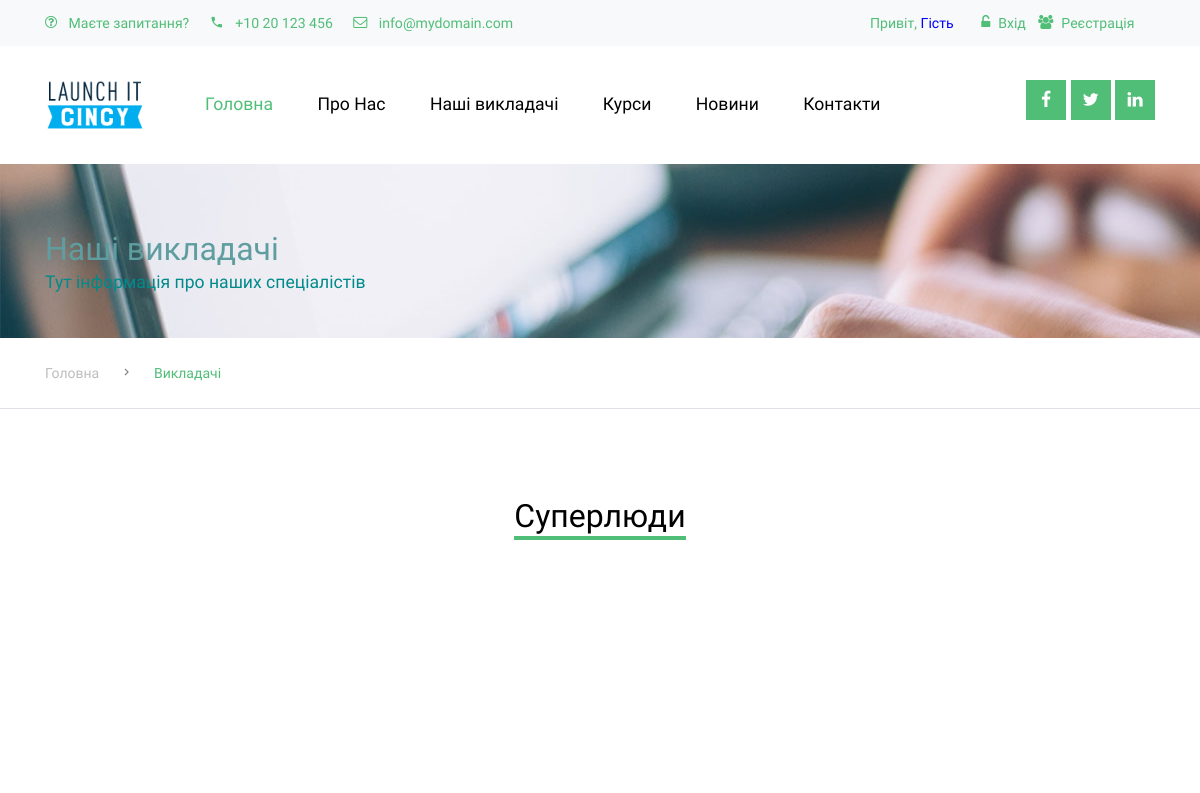
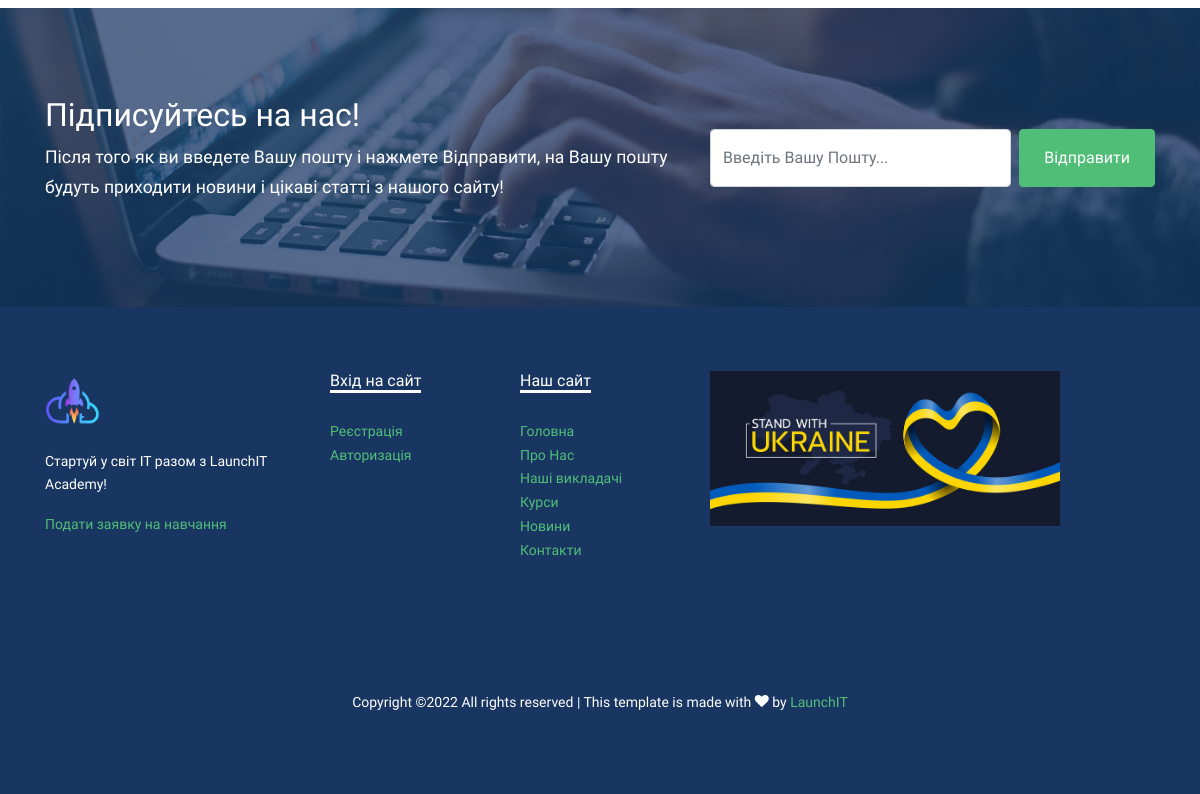
The page /teachers/index on the database as committed earlier (2 pictures, top to bottom).
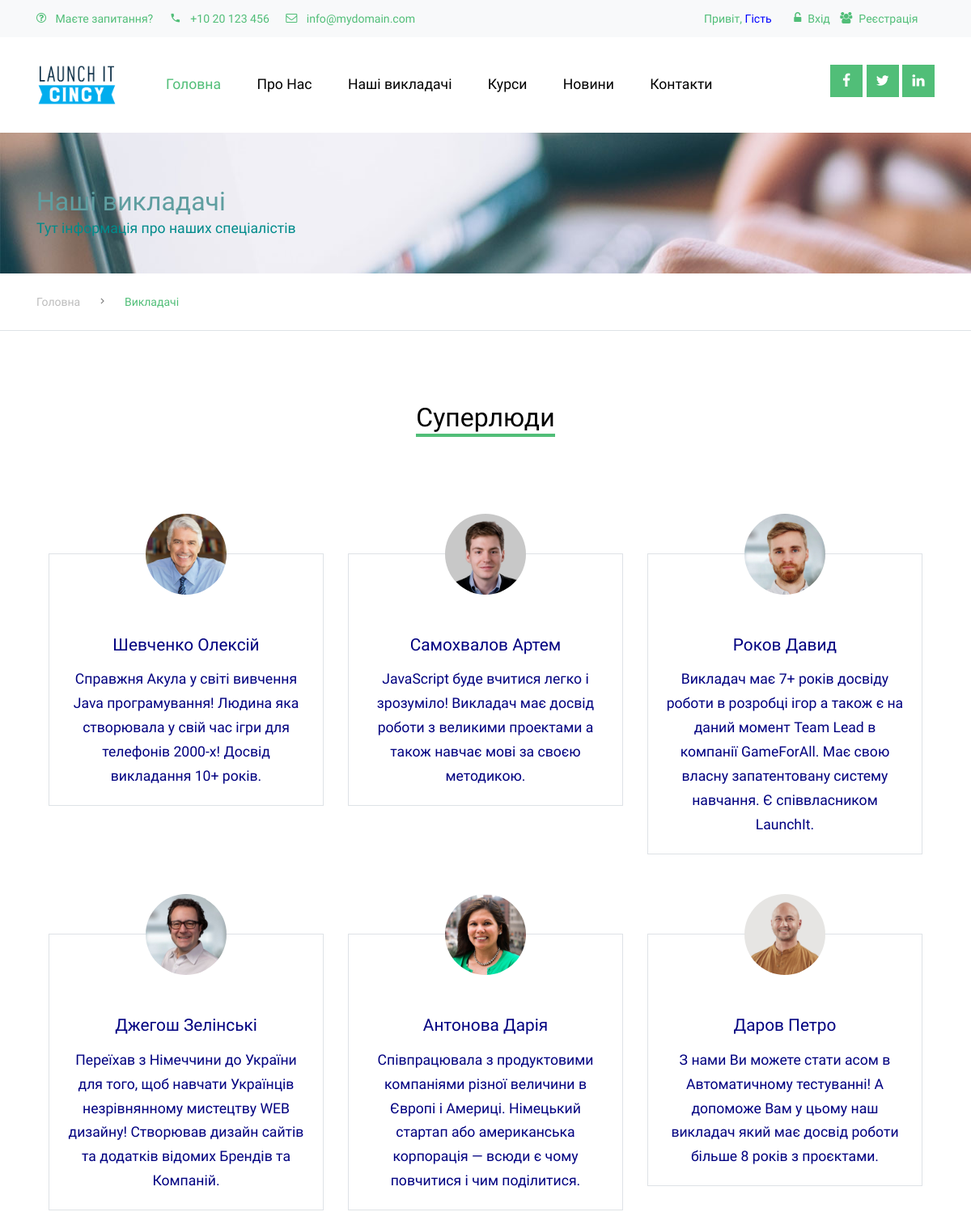
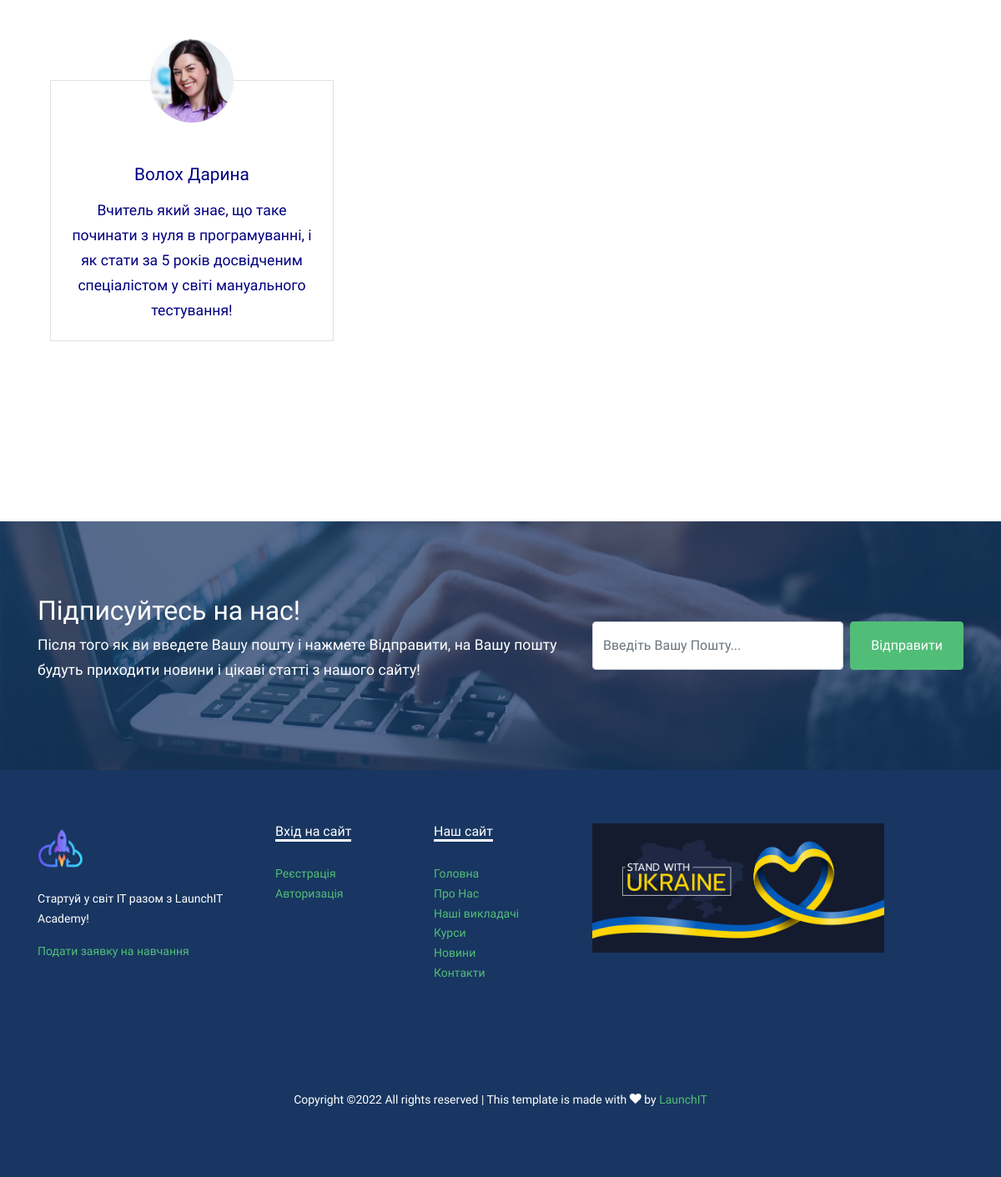
The same page on the database as committed later (2 pictures, top to bottom).
### teachers/models.py (models this page shows, shortened)
class Teachers(models.Model):
	name = models.CharField(max_length=100, unique=True, null=False)
	about = models.TextField(null=False)
	photo = models.FileField(upload_to='teachers/', null=False)
	email = models.CharField(max_length=100, unique=True, null=False)
	age = models.CharField(max_length=50, null=False)
	salary = models.IntegerField(null=False)

### teachers/views.py (the view)
# urls.py: path('index', index),
def index(request):
	all_teachers = Teachers.objects.all()
	return render(request, 'teachers/index.html', {
		'page_title': 'Наші викладачі',
		'all_teachers': all_teachers
	})

### templates/teachers/index.html (shortened to what this page needs)
{% extends 'layouts/base.html' %}
{% block content %}
{% load static %}
        <div class="site-section ftco-subscribe site-blocks-cover pb-4" style="background-image: url({% static 'images/bg_1.jpg' %})">
             <div class="container">
                  <div class="row align-items-end">
                      <div class="col-lg-7">
                          <h2 class="mb-0" style="color: CadetBlue">{{ page_title }}</h2>
                          <p style="color: DarkCyan">Тут інформація про наших спеціалістів</p>
                      </div>
                  </div>
             </div>
        </div>
        <div id="breadcrumb" class="custom-breadcrumns border-bottom">
            <div class="container">
                <a href="/">Головна</a>
                <span class="mx-3 icon-keyboard_arrow_right"></span>
                <span class="current">Викладачі</span>
            </div>
        </div>
        <div class=section">
            <div class="container">
                <div>
                    <div class="site-section">
                        <div class="container">
                            <div class="row mb-5 justify-content-center text-center">
                                <div class="col-lg-4 mb-5">
                                    <h2 class="section-title-underline mb-5">
                                        <span>Суперлюди</span>
                                    </h2>
                                </div>
                            </div>
                            <div class="row">
                            {% for t in all_teachers %}
                                <div class="col-lg-4 col-md-6 mb-5 mb-lg-5">
                                    <div class="feature-1 border person text-center">
                                        <img src="/media/{{ t.photo }}" alt="Image" class="img-fluid">
                                        <div class="feature-1-content">
                                            <h2 style="color: navy">{{ t.name }}</h2>
                                            <b style="color: navy">{{ t.about }}</b>
                                        </div>
                                    </div>
                                </div>
                            {% endfor %}
                            </div>
                        </div>
                    </div>
                </div>
            </div>
        </div>
         <br>
{% endblock content %}

### templates/layouts/base.html (shortened to what this page needs)
<!DOCTYPE html>
{% load static %}
<html lang="uk">
<head>
  <link rel="stylesheet" href="{% static 'fonts/icomoon/style.css' %}">
  <link rel="stylesheet" href="{% static 'css/bootstrap.min.css' %}">
  <link rel="stylesheet" href="{% static 'css/jquery-ui.css' %}">
  <link rel="stylesheet" href="{% static 'css/owl.carousel.min.css' %}">
  <link rel="stylesheet" href="{% static 'css/owl.theme.default.min.css' %}">
  <link rel="stylesheet" href="{% static 'css/owl.theme.default.min.css' %}">
  <link rel="stylesheet" href="{% static 'css/jquery.fancybox.min.css' %}">
  <link rel="stylesheet" href="{% static 'css/bootstrap-datepicker.css' %}">
  <link rel="stylesheet" href="{% static 'fonts/flaticon/font/flaticon.css' %}">
  <link rel="stylesheet" href="{% static 'css/aos.css' %}">
  <link href="{% static 'css/jquery.mb.YTPlayer.min.css' %}" media="all" rel="stylesheet" type="text/css">
  <link rel="stylesheet" href="{% static 'css/style.css' %}">
</head>
<body data-spy="scroll" data-target=".site-navbar-target" data-offset="300">
  <div class="site-wrap">
    {% include 'fragments/icons.html' %}
    {% include 'fragments/header.html' %}
    {% block content %}{% endblock content %}
    {% include 'fragments/subscribe.html' %}
    {% include 'fragments/footer.html' %}
  </div>
</body>
</html>

### templates/fragments/mobile_menu.html (shortened to what this page needs)
{% load static %}

### templates/fragments/icons.html
{% load static %}
<div class="py-2 bg-light">
    <div class="container">
        <div class="row align-items-center">
            <div class="col-lg-9 d-none d-lg-block">
                <a href="/home/contacts" class="small mr-3"><span class="icon-question-circle-o mr-2"></span> Маєте запитання?</a>
                <a href="#" class="small mr-3"><span class="icon-phone2 mr-2"></span> +10 20 123 456</a>
                <a href="#" class="small mr-3"><span class="icon-envelope-o mr-2"></span> info@mydomain.com</a>
            </div>
            <div class="d-none d-lg-block row align-items-right">
                <a href="#" class="small mr-4">
                    Привіт,
                    {% if user.is_authenticated %}
                        <span style="color: red">
                            {{ user.username }}
                        </span>
                    {% else %}
                        <span style="color: blue">Гість</span>
                    {% endif %}
                </a>
            {% if not user.is_authenticated %}
                <a href="/account/entry" class="small mr-2"><span class="icon-unlock-alt mr-2"></span>Вхід</a>
                <a href="/account/registration" class="small mr-2"><span class="icon-users mr-2"></span>Реєстрація</a>
            {% else %}
                <a href="/account/out" class="small mr-2"><span class="icon-unlock-alt mr-2"></span>Вихід</a>
                <a href="/account/profile" class="small mr-2"><span class="icon-users mr-2"></span>Профіль</a>
            {% endif %}
            </div>
        </div>
    </div>
</div>

### templates/fragments/header.html (shortened to what this page needs)
{% load static %}
<header class="site-navbar py-4 js-sticky-header site-navbar-target" role="banner">
    <div class="container">
        <div class="d-flex align-items-center">
            <div class="site-logo">
                <a href="/" class="d-block">
                    <img src="{% static 'images/launch_1.png' %}" width="100" height="100" alt="Image" class="img-fluid">
                </a>
            </div>
            <div class="mr-auto">
                <nav class="site-navigation position-relative text-right" role="navigation">
                    <ul class="site-menu main-menu js-clone-nav mr-auto d-none d-lg-block">
                        <li class="active">
                            <a href="/" class="nav-link text-left">Головна</a>
                        </li>
                        <li>
                            <a href="/home/about" class="nav-link text-left">Про Нас</a>
                        </li>
                        <li>
                            <a href="/teachers/index" class="nav-link text-left">Наші викладачі</a>
                        </li>
                        <li>
                            <a href="/courses/index" class="nav-link text-left">Курси</a>
                        </li>
                        <li>
                            <a href="/home/news" class="nav-link text-left">Новини</a>
                        </li>
                        <li>
                            <a href="/home/contacts" class="nav-link text-left">Контакти</a>
                        </li>
                    </ul>
                </nav>
            </div>
            <div class="ml-auto">
                <div class="social-wrap">
                    <a href="#"><span class="icon-facebook"></span></a>
                    <a href="#"><span class="icon-twitter"></span></a>
                    <a href="#"><span class="icon-linkedin"></span></a>
                </div>
            </div>
        </div>
    </div>
</header>

### templates/fragments/subscribe.html (shortened to what this page needs)
{% load static %}
<div class="site-section ftco-subscribe-1" style="background-image: url({% static 'images/bg_1.jpg' %})">
    <div class="container">
        <div class="row align-items-center">
            <div class="col-lg-7">
                <h2>Підписуйтесь на нас!</h2>
                <p>Після того як ви введете Вашу пошту і нажмете Відправити, на Вашу пошту будуть приходити новини і цікаві статті з нашого сайту!</p>
            </div>
            <div class="col-lg-5">
                <form action="{% url 'subscribe' %}" method="POST" class="d-flex">
                    <input name="email" type="text" class="rounded form-control mr-2 py-3" placeholder="Введіть Вашу Пошту..." required>
                    <button class="btn btn-primary rounded py-3 px-4" type="submit">Відправити</button>
                </form>
            </div>
        </div>
    </div>
</div>

### templates/fragments/footer.html
{% load static %}
<div class="footer">
    <div class="container">
        <div class="row">
            <div class="col-lg-3">
                <p class="mb-4"><img src="{% static 'images/Launchit_Logo.png' %}" width="55" height="55" alt="Image" class="img-fluid"></p>
                <p>Стартуй у світ IT разом з LaunchIT Academy!</p>
                <p><a href="/courses/studentsform">Подати заявку на навчання</a></p>
            </div>
            <div class="col-lg-2">
                <h3 class="footer-heading"><span>Вхід на сайт</span></h3>
                <ul class="list-unstyled">
                    <li><a href="/account/registration">Реєстрація</a></li>
                    <li><a href="/account/entry">Авторизація</a></li>
                </ul>
            </div>
            <div class="col-lg-2">
                <h3 class="footer-heading"><span>Наш сайт</span></h3>
                <ul class="list-unstyled">
                    <li><a href="/">Головна</a></li>
                    <li><a href="/home/about">Про Нас</a></li>
                    <li><a href="/teachers/index">Наші викладачі</a></li>
                    <li><a href="/courses/index">Курси</a></li>
                    <li><a href="/home/news">Новини</a></li>
                    <li><a href="/home/contacts">Контакти</a></li>
                </ul>
            </div>
            <div class="col-lg-4"><img src="{% static 'images/ukraine2.jpg' %}" alt="Image" class="img-fluid"></div>
        </div>
        <div class="row">
            <div class="col-12">
                <div class="copyright">
                    <p>
                        Copyright &copy;<script>document.write(new Date().getFullYear());</script> All rights reserved | This template is made with <i class="icon-heart" aria-hidden="true"></i> by <a href="https://colorlib.com" target="_blank" >LaunchIT</a>
                        </p>
                </div>
            </div>
        </div>
    </div>
</div>

### static/css/style.css (style rules this page uses)
body { line-height: 1.7; color: gray; font-weight: 300; font-size: 1.1rem; }
a { -webkit-transition: .3s all ease; -o-transition: .3s all ease; transition: .3s all ease; }
h1, h2, h3, h4, h5, .h1, .h2, .h3, .h4, .h5 { font-family: "Muli", -apple-system, BlinkMacSystemFont, "Segoe UI", Roboto, "Helvetica Neue", Arial, sans-serif, "Apple Color Emoji", "Segoe UI Emoji", "Segoe UI Symbol", "Noto Color Emoji"; }
.site-wrap:before { display: none; -webkit-transition: .3s all ease-in-out; -o-transition: .3s all ease-in-out; transition: .3s all ease-in-out; background: rgba(0, 0, 0, 0.6); content: ""; position: absolute; z-index: 2000; top: 0; left: 0; right: 0; bottom: 0; opacity: 0; visibility: hidden; }
.site-section { padding: 2.5em 0; }
@media (min-width: 768px) { .site-section { padding: 5em 0; } }
.site-logo { position: relative; font-weight: 900; font-size: 1.3rem; }
.site-logo a { color: #000; }
.site-navbar { margin-bottom: 0px; z-index: 1999; position: absolute; width: 100%; }
.site-navbar .site-navigation .site-menu { margin-bottom: 0; }
.site-navbar .site-navigation .site-menu .active > a { color: #51be78; display: inline-block; padding: 5px 20px; }
.site-navbar .site-navigation .site-menu a { text-decoration: none !important; display: inline-block; }
.site-navbar .site-navigation .site-menu > li { display: inline-block; }
.site-navbar .site-navigation .site-menu > li > a { padding: 20px 20px; color: #000; display: inline-block; text-decoration: none !important; }
.site-mobile-menu .site-nav-wrap { padding: 0; margin: 0; list-style: none; position: relative; }
.site-mobile-menu .site-nav-wrap a { padding: 10px 20px; display: block; position: relative; color: #212529; }
.site-mobile-menu .site-nav-wrap li { position: relative; display: block; }
.site-mobile-menu .site-nav-wrap > li { display: block; position: relative; float: left; width: 100%; }
.site-mobile-menu .site-nav-wrap > li > a { padding-left: 20px; font-size: 20px; }
.sticky-wrapper + .site-blocks-cover { margin-top: 96px; }
.sticky-wrapper .site-navbar { -webkit-transition: .3s all ease; -o-transition: .3s all ease; transition: .3s all ease; background: #fff; }
.sticky-wrapper .site-navbar .site-logo a { color: #000; }
.sticky-wrapper .site-navbar .site-menu > li { display: inline-block; }
.custom-breadcrumns { padding: 20px 0; }
.custom-breadcrumns span, .custom-breadcrumns a { font-size: 14px; }
.custom-breadcrumns a { display: inline-block; color: #bdbdbd; }
.custom-breadcrumns .current { color: #51be78; }
.section-title-underline { color: #000; }
.section-title-underline span { display: inline-block; border-bottom: 4px solid #51be78; }
.social-wrap a { display: inline-block; width: 40px; height: 40px; background: #51be78; position: relative; }
.social-wrap a > span { position: absolute; color: #fff; left: 50%; top: 50%; -webkit-transform: translate(-50%, -50%); -ms-transform: translate(-50%, -50%); transform: translate(-50%, -50%); }
.feature-1 .feature-1-content, .person .feature-1-content { padding: 50px 20px 20px 20px; text-align: center; }
.feature-1 .feature-1-content h2, .person .feature-1-content h2 { font-size: 1.3rem; color: #000; }
.person { margin-bottom: 50px !important; }
.person img { width: 100px; height: 100px; margin-top: -50px; border-radius: 50%; margin-left: auto; margin-right: auto; }
.footer { padding: 4rem 0; background: #183661; font-size: 14px; color: #fff; }
.footer .footer-heading { font-size: 16px; color: #fff; margin-bottom: 30px; }
.footer .footer-heading span { border-bottom: 3px solid #fff; }
.footer .copyright { color: #fff; padding-top: 7rem; text-align: center; }
.ftco-subscribe-1 { background-size: cover; background-position: center center; background-repeat: no-repeat; position: relative; }
.ftco-subscribe-1:before { position: absolute; content: ""; background: #183661; opacity: .7; z-index: 1; top: 0; left: 0; right: 0; bottom: 0; }
.ftco-subscribe-1 > .container { position: relative; z-index: 2; }
.ftco-subscribe-1 > .container h2, .ftco-subscribe-1 > .container p { color: #fff; }
.ftco-subscribe-1 .form-control { height: auto !important; }

Rows that differ between the two databases and show on the page:
added Teachers: photo (picture), name "Шевченко Олексій", about "Справжня Акула у світі вивчення Java програмування! Людина яка створювала у свій час ігри для телефонів 2000-х! Досвід викладання 10+ років."
added Teachers: photo (picture), name "Самохвалов Артем", about "JavaScript буде вчитися легко і зрозуміло! Викладач має досвід роботи з великими проектами а також навчає мові за своєю методикою."
added Teachers: photo (picture), name "Роков Давид", about "Викладач має 7+ років досвіду роботи в розробці ігор а також є на даний момент Team Lead в компанії GameForAll. Має свою власну запатентовану систему навчання. Є співвласником LaunchIt."
added Teachers: photo (picture), name "Джегош Зелінські", about "Переїхав з Німеччини до України для того, щоб навчати Українців незрівнянному мистецтву WEB дизайну! Створював дизайн сайтів та додатків відомих Брендів та Компаній."
added Teachers: photo (picture), name "Антонова Дарія", about "Співпрацювала з продуктовими компаніями різної величини в Європі і Америці. Німецький стартап або американська корпорація — всюди є чому повчитися і чим поділитися."
added Teachers: photo (picture), name "Даров Петро", about "З нами Ви можете стати асом в Автоматичному тестуванні! А допоможе Вам у цьому наш викладач який має досвід роботи більше 8 років з проєктами."
added Teachers: photo (picture), name "Волох Дарина", about "Вчитель який знає, що таке починати з нуля в програмуванні, і як стати за 5 років досвідченим спеціалістом у світі мануального тестування!"
